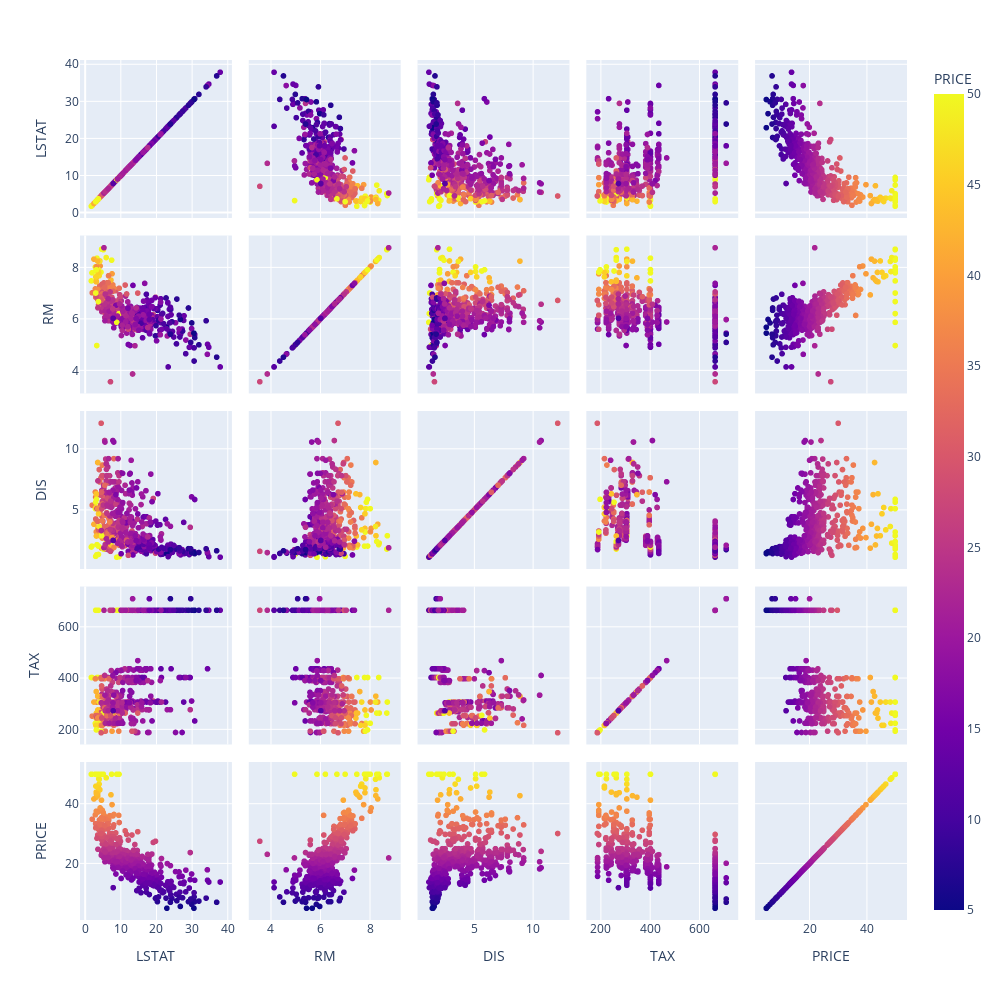

This figure's notebook cell:
### Code cell
# use plotly to quickly 
px.scatter_matrix(df, dimensions=['LSTAT', 'RM', 'DIS', 'TAX', 'PRICE'], width=1000, height=1000, color='PRICE')

### Figure 1 — Plotly figure (JSON) as saved in the notebook; plotly's stock layout.template omitted (floating-point values rounded to 4 significant figures; data arrays with more than 128 entries replaced by an {"elided": "..."} marker saying what was removed)
{"data": [{"dimensions": [{"axis": {"matches": true}, "label": "LSTAT", "values": {"elided": "506 float values"}}, {"axis": {"matches": true}, "label": "RM", "values": {"elided": "506 float values"}}, {"axis": {"matches": true}, "label": "DIS", "values": {"elided": "506 float values"}}, {"axis": {"matches": true}, "label": "TAX", "values": {"elided": "506 int values"}}, {"axis": {"matches": true}, "label": "PRICE", "values": {"elided": "506 float values"}}], "hovertemplate": "%{xaxis.title.text}=%{x}<br>%{yaxis.title.text}=%{y}<br>PRICE=%{marker.color}<extra></extra>", "legendgroup": "", "marker": {"color": {"elided": "506 float values"}, "coloraxis": "coloraxis", "symbol": "circle"}, "name": "", "showlegend": false, "type": "splom"}], "layout": {"coloraxis": {"colorbar": {"title": {"text": "PRICE"}}, "colorscale": [[0, "#0d0887"], [0.1111, "#46039f"], [0.2222, "#7201a8"], [0.3333, "#9c179e"], [0.4444, "#bd3786"], [0.5556, "#d8576b"], [0.6667, "#ed7953"], [0.7778, "#fb9f3a"], [0.8889, "#fdca26"], [1, "#f0f921"]]}, "dragmode": "select", "height": 1000, "legend": {"tracegroupgap": 0}, "margin": {"t": 60}, "width": 1000}}
